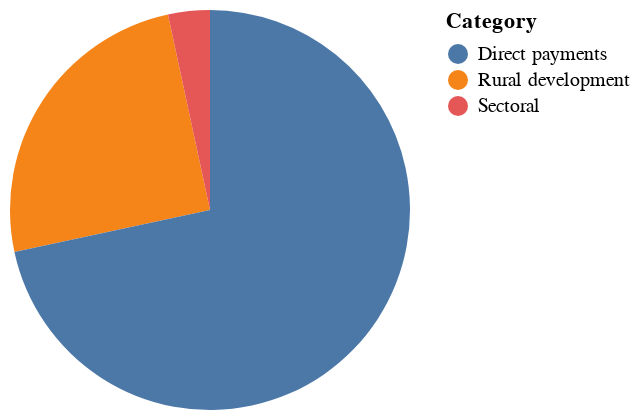

Notebook source saved alongside this figure:
### Markdown cell above
Il grafico rappresenta una netta diminuizione dei soldi europei dedicati alla PAC. Il piano strategico del 2023-2027 prevede una spesa di €386.6 bilioni. 

La PAC viene suddivisa in due macrocategorie di spesa: EAGF (pagamenti settoriali e diretti) e EAFRD (sviluppo rurale).

Il programma di sviluppo rurale (RDPs, suddivisi in nazionali e regionali) finanziato dall'Unione Europea è definito sul portale dati EU come <i> Lo sviluppo rurale è il "secondo pilastro" della politica agricola comune (PAC), che rafforza il "primo pilastro" del sostegno al reddito e delle misure di mercato favorendo la sostenibilità sociale, ambientale ed economica delle zone rurali. </i>

La spesa europea di quest'anno è così suddivisa.

### Code cell
chart1 = alt.Chart(allocations).mark_arc().encode(
    theta=alt.Theta(field="Allocation", type="quantitative"),
    color=alt.Color(field="Categoria", type="nominal", legend=alt.Legend(title="Category")),  # Adding legend
    tooltip=[
        alt.Tooltip("Categoria:N", title="Category"),
        alt.Tooltip("Allocation:Q", title="Allocation in billions", format=".2s")
    ]
).properties(width=200, height=200)

chart1

### Figure 1 — Vega-Lite specification as saved in the notebook (floating-point values rounded to 4 significant figures)
{"config": {"view": {"continuousWidth": 300, "continuousHeight": 300}}, "data": {"name": "data-a40351d3e070c49a27f75a4d153432ea"}, "mark": {"type": "arc"}, "encoding": {"color": {"field": "Categoria", "legend": {"title": "Category"}, "type": "nominal"}, "theta": {"field": "Allocation", "type": "quantitative"}, "tooltip": [{"field": "Categoria", "title": "Category", "type": "nominal"}, {"field": "Allocation", "format": ".2s", "title": "Allocation in billions", "type": "quantitative"}]}, "height": 200, "width": 200, "$schema": "https://vega.github.io/schema/vega-lite/v5.8.0.json", "datasets": {"data-a40351d3e070c49a27f75a4d153432ea": [{"Categoria": "Rural development", "Allocation": 66.0}, {"Categoria": "Sectoral", "Allocation": 8.9}, {"Categoria": "Direct payments", "Allocation": 189.2}]}}
